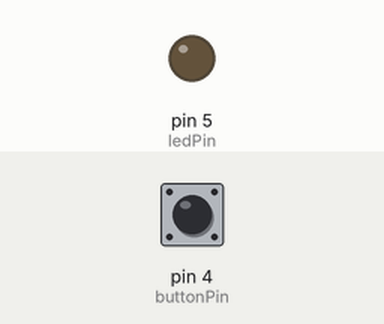
Simulated run of this sketch. Board: Arduino Uno, built with avr-gcc and run on an emulated ATmega328P. Parts: output pins drawn as LEDs (lit = HIGH). The test bench sets the inputs (shaded band); at power-on: pin 4 (buttonPin) HIGH. What the sketch prints to the serial monitor is not drawn.

Above: at 1.2 s.
1.3 s: pin 4 (buttonPin) pulled LOW for 0.15 s
At 2.2 s:
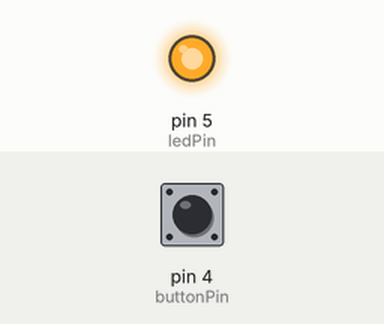
2.9 s: pin 4 (buttonPin) pulled LOW for 1 s
At 3.4 s:
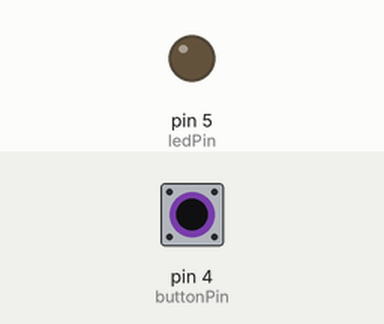
5.4 s: pin 4 (buttonPin) pulled LOW for 3.2 s
At 6.5 s:
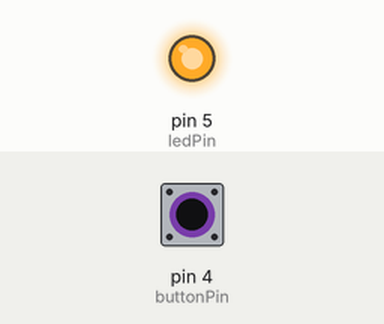
Timing chart, 0 to 8.4 s (numbered marks = the images above; inputs shaded):
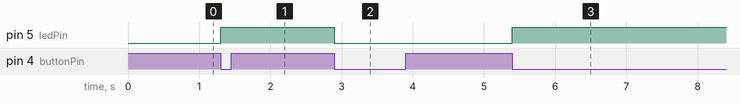

Measured:
- after the input at 1.3 s, pin 5 (ledPin): LOW → HIGH at once
- after the input at 2.9 s, pin 5 (ledPin): HIGH → LOW at once
- after the input at 5.4 s, pin 5 (ledPin): LOW → HIGH at once

The sketch:

Button_press.ino
```cpp
// set pin numbers
const int buttonPin = 4;  // the number of the pushbutton pin
const int ledPin =  5;    // the number of the LED pin

// variable for storing the pushbutton status
int buttonState;
int lastButtonState;
int ledState = LOW;

void setup() {
  Serial.begin(115200);
  // initialize the pushbutton pin as an input
  pinMode(buttonPin, INPUT_PULLUP);
  // initialize the LED pin as an output
  pinMode(ledPin, OUTPUT);
  buttonState = digitalRead(buttonPin);
}

void loop() {
  lastButtonState = buttonState;
  // read the state of the pushbutton value
  buttonState = digitalRead(buttonPin);

  Serial.println(buttonState);
  // check if the pushbutton is pressed.
  if (lastButtonState == HIGH && buttonState == LOW){
    ledState = !ledState;
    digitalWrite(ledPin, ledState);
  }

}
```
